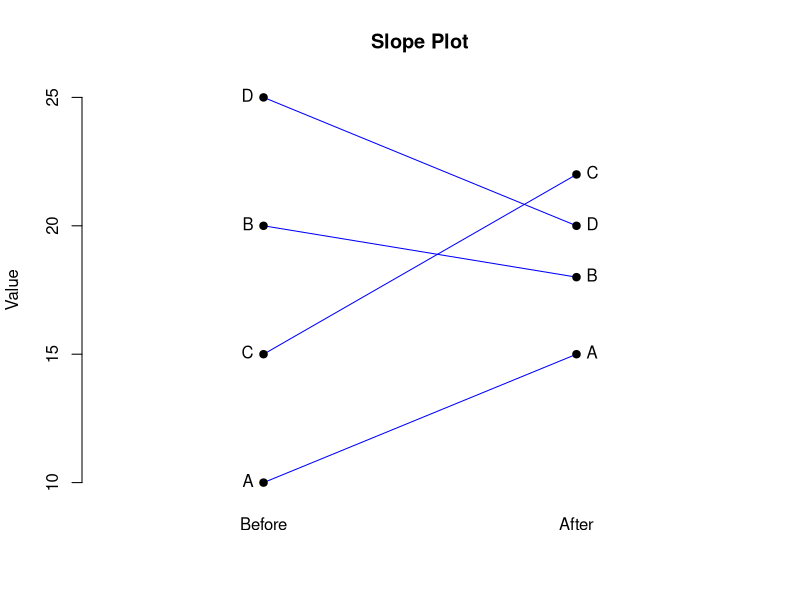

Generate this figure with R:
# Slightly advanced slope plot
# Sample data set insert your own data here

myData <- data.frame(
  Name = c("A", "B", "C", "D"),   # Name of each data point0
  Value1 = c(10, 20, 15, 25),     # First set of values (often the before values)
  Value2 = c(15, 18, 22, 20)      # second set of values (often the after values)
)

# Set up the plot window with extra x-margin and no x-axis
plot(c(1, 2),                                # set some default x values to start with
     range(c(myData$Value1, myData$Value2)), # set the y-axis to go from the lowest to the highest value in our data set
     type="n",            # type of points to draw (n=none)
     xaxt="n",            # type of x-axis to draw (n=none)
     xlab="",             # label on the x axis
     ylab="Value",        # label on the y axis 
     main="Slope Plot",   # Main title
     xlim=c(0.5, 2.5),    # Where does the x-axis start and end
     bty="n"              # Draw box around plot (n=none, )
     )

# Add points and lines to the plot
for(i in 1:nrow(myData)) {
  lines(c(1, 2), c(myData$Value1[i], myData$Value2[i]), col="blue") # draw the lines between points
  points(c(1, 2), c(myData$Value1[i], myData$Value2[i]), pch=19)    # draw the points
  # You can remove the next two lines if you don't want to label points
  text(1, myData$Value1[i], labels=myData$Name[i], pos=2)           # label the points on the left side
  text(2, myData$Value2[i], labels=myData$Name[i], pos=4)           # label the points on the right side
}

# Add custom labels instead of axis
text(x=1, y=par("usr")[3] - 1, labels="Before", xpd=NA) # Draw the text under the figure
text(x=2, y=par("usr")[3] - 1, labels="After", xpd=NA)  # xpd=NA allows drawing the text outside the plot region, but still inside the figure region